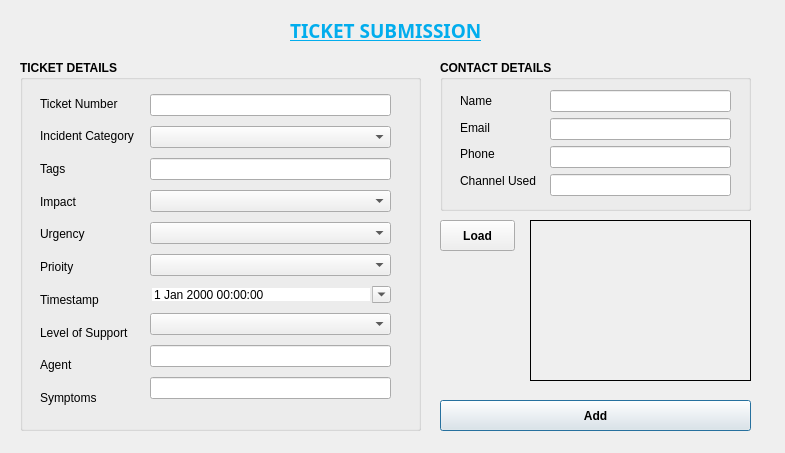
<?xml version="1.0" encoding="UTF-8"?>
<ui version="4.0">
 <class>addticketdialog</class>
 <widget class="QDialog" name="addticketdialog">
  <property name="geometry">
   <rect>
    <x>0</x>
    <y>0</y>
    <width>785</width>
    <height>453</height>
   </rect>
  </property>
  <property name="windowTitle">
   <string>Ticket Submission</string>
  </property>
  <property name="windowIcon">
   <iconset resource="images.qrc">
    <normaloff>:/new/res/images/BitTicketLogo.png</normaloff>:/new/res/images/BitTicketLogo.png</iconset>
  </property>
  <widget class="QGroupBox" name="groupBox_2">
   <property name="geometry">
    <rect>
     <x>440</x>
     <y>60</y>
     <width>311</width>
     <height>151</height>
    </rect>
   </property>
   <property name="font">
    <font>
     <weight>75</weight>
     <bold>true</bold>
    </font>
   </property>
   <property name="title">
    <string>CONTACT DETAILS</string>
   </property>
   <widget class="QWidget" name="layoutWidget_5">
    <property name="geometry">
     <rect>
      <x>20</x>
      <y>30</y>
      <width>78</width>
      <height>101</height>
     </rect>
    </property>
    <layout class="QVBoxLayout" name="verticalLayout_5">
     <item>
      <widget class="QLabel" name="lb_name_2">
       <property name="font">
        <font>
         <weight>50</weight>
         <bold>false</bold>
        </font>
       </property>
       <property name="text">
        <string>Name</string>
       </property>
      </widget>
     </item>
     <item>
      <widget class="QLabel" name="lb_email_2">
       <property name="font">
        <font>
         <weight>50</weight>
         <bold>false</bold>
        </font>
       </property>
       <property name="text">
        <string>Email</string>
       </property>
      </widget>
     </item>
     <item>
      <widget class="QLabel" name="lb_phone_2">
       <property name="font">
        <font>
         <weight>50</weight>
         <bold>false</bold>
        </font>
       </property>
       <property name="text">
        <string>Phone</string>
       </property>
      </widget>
     </item>
     <item>
      <widget class="QLabel" name="label_4">
       <property name="font">
        <font>
         <weight>50</weight>
         <bold>false</bold>
        </font>
       </property>
       <property name="text">
        <string>Channel Used</string>
       </property>
      </widget>
     </item>
    </layout>
   </widget>
   <widget class="QWidget" name="layoutWidget_6">
    <property name="geometry">
     <rect>
      <x>110</x>
      <y>30</y>
      <width>181</width>
      <height>108</height>
     </rect>
    </property>
    <layout class="QVBoxLayout" name="verticalLayout_6">
     <item>
      <widget class="QLineEdit" name="lineEdit_13">
       <property name="font">
        <font>
         <weight>50</weight>
         <bold>false</bold>
        </font>
       </property>
      </widget>
     </item>
     <item>
      <widget class="QLineEdit" name="lineEdit_14">
       <property name="font">
        <font>
         <weight>50</weight>
         <bold>false</bold>
        </font>
       </property>
      </widget>
     </item>
     <item>
      <widget class="QLineEdit" name="lineEdit_15">
       <property name="font">
        <font>
         <weight>50</weight>
         <bold>false</bold>
        </font>
       </property>
      </widget>
     </item>
     <item>
      <widget class="QLineEdit" name="txtRating_2">
       <property name="font">
        <font>
         <weight>50</weight>
         <bold>false</bold>
        </font>
       </property>
      </widget>
     </item>
    </layout>
   </widget>
  </widget>
  <widget class="QGroupBox" name="groupBox">
   <property name="geometry">
    <rect>
     <x>20</x>
     <y>60</y>
     <width>401</width>
     <height>371</height>
    </rect>
   </property>
   <property name="font">
    <font>
     <weight>75</weight>
     <bold>true</bold>
    </font>
   </property>
   <property name="title">
    <string>TICKET DETAILS</string>
   </property>
   <widget class="QWidget" name="layoutWidget_7">
    <property name="geometry">
     <rect>
      <x>20</x>
      <y>30</y>
      <width>105</width>
      <height>321</height>
     </rect>
    </property>
    <layout class="QVBoxLayout" name="verticalLayout_7">
     <item>
      <widget class="QLabel" name="lb_ticket_num_2">
       <property name="font">
        <font>
         <weight>50</weight>
         <bold>false</bold>
        </font>
       </property>
       <property name="text">
        <string>Ticket Number</string>
       </property>
      </widget>
     </item>
     <item>
      <widget class="QLabel" name="lb_incident_cat_2">
       <property name="font">
        <font>
         <weight>50</weight>
         <bold>false</bold>
        </font>
       </property>
       <property name="text">
        <string>Incident Category</string>
       </property>
      </widget>
     </item>
     <item>
      <widget class="QLabel" name="lb_tags_2">
       <property name="font">
        <font>
         <weight>50</weight>
         <bold>false</bold>
        </font>
       </property>
       <property name="text">
        <string>Tags</string>
       </property>
      </widget>
     </item>
     <item>
      <widget class="QLabel" name="lb_impact_2">
       <property name="font">
        <font>
         <weight>50</weight>
         <bold>false</bold>
        </font>
       </property>
       <property name="text">
        <string>Impact</string>
       </property>
      </widget>
     </item>
     <item>
      <widget class="QLabel" name="lb_urgency_2">
       <property name="font">
        <font>
         <weight>50</weight>
         <bold>false</bold>
        </font>
       </property>
       <property name="text">
        <string>Urgency</string>
       </property>
      </widget>
     </item>
     <item>
      <widget class="QLabel" name="lb_priority_2">
       <property name="font">
        <font>
         <weight>50</weight>
         <bold>false</bold>
        </font>
       </property>
       <property name="text">
        <string>Prioity</string>
       </property>
      </widget>
     </item>
     <item>
      <widget class="QLabel" name="lb_timestamp_2">
       <property name="font">
        <font>
         <weight>50</weight>
         <bold>false</bold>
        </font>
       </property>
       <property name="text">
        <string>Timestamp</string>
       </property>
      </widget>
     </item>
     <item>
      <widget class="QLabel" name="lb_level_support_2">
       <property name="font">
        <font>
         <weight>50</weight>
         <bold>false</bold>
        </font>
       </property>
       <property name="text">
        <string>Level of Support</string>
       </property>
      </widget>
     </item>
     <item>
      <widget class="QLabel" name="label_2">
       <property name="font">
        <font>
         <weight>50</weight>
         <bold>false</bold>
        </font>
       </property>
       <property name="text">
        <string>Agent</string>
       </property>
      </widget>
     </item>
     <item>
      <widget class="QLabel" name="lb_symptoms_3">
       <property name="font">
        <font>
         <weight>50</weight>
         <bold>false</bold>
        </font>
       </property>
       <property name="text">
        <string>Symptoms</string>
       </property>
      </widget>
     </item>
    </layout>
   </widget>
   <widget class="QWidget" name="layoutWidget_8">
    <property name="geometry">
     <rect>
      <x>130</x>
      <y>30</y>
      <width>241</width>
      <height>321</height>
     </rect>
    </property>
    <layout class="QVBoxLayout" name="verticalLayout_8">
     <item>
      <widget class="QLineEdit" name="lineEdit_2">
       <property name="font">
        <font>
         <weight>50</weight>
         <bold>false</bold>
        </font>
       </property>
      </widget>
     </item>
     <item>
      <widget class="QComboBox" name="comboBox_7">
       <property name="font">
        <font>
         <weight>50</weight>
         <bold>false</bold>
        </font>
       </property>
      </widget>
     </item>
     <item>
      <widget class="QLineEdit" name="lineEdittags">
       <property name="font">
        <font>
         <weight>50</weight>
         <bold>false</bold>
        </font>
       </property>
      </widget>
     </item>
     <item>
      <widget class="QComboBox" name="comboBox_9">
       <property name="font">
        <font>
         <weight>50</weight>
         <bold>false</bold>
        </font>
       </property>
      </widget>
     </item>
     <item>
      <widget class="QComboBox" name="comboBox_10">
       <property name="font">
        <font>
         <weight>50</weight>
         <bold>false</bold>
        </font>
       </property>
      </widget>
     </item>
     <item>
      <widget class="QComboBox" name="comboBox_11">
       <property name="font">
        <font>
         <weight>50</weight>
         <bold>false</bold>
        </font>
       </property>
      </widget>
     </item>
     <item>
      <widget class="QDateTimeEdit" name="dateTimeEdit_2">
       <property name="font">
        <font>
         <weight>50</weight>
         <bold>false</bold>
        </font>
       </property>
       <property name="wrapping">
        <bool>true</bool>
       </property>
       <property name="frame">
        <bool>false</bool>
       </property>
       <property name="calendarPopup">
        <bool>true</bool>
       </property>
      </widget>
     </item>
     <item>
      <widget class="QComboBox" name="comboBox_12">
       <property name="font">
        <font>
         <weight>50</weight>
         <bold>false</bold>
        </font>
       </property>
      </widget>
     </item>
     <item>
      <widget class="QLineEdit" name="lineEditAgent">
       <property name="font">
        <font>
         <weight>50</weight>
         <bold>false</bold>
        </font>
       </property>
      </widget>
     </item>
     <item>
      <widget class="QLineEdit" name="txtSymptoms1">
       <property name="font">
        <font>
         <weight>50</weight>
         <bold>false</bold>
        </font>
       </property>
      </widget>
     </item>
    </layout>
   </widget>
  </widget>
  <widget class="QLabel" name="label">
   <property name="geometry">
    <rect>
     <x>290</x>
     <y>20</y>
     <width>221</width>
     <height>21</height>
    </rect>
   </property>
   <property name="font">
    <font>
     <family>Uni Sans Heavy CAPS</family>
     <pointsize>14</pointsize>
     <weight>75</weight>
     <bold>true</bold>
     <underline>true</underline>
    </font>
   </property>
   <property name="styleSheet">
    <string notr="true">color: rgb(2, 173, 237);</string>
   </property>
   <property name="text">
    <string>TICKET SUBMISSION</string>
   </property>
  </widget>
  <widget class="QPushButton" name="pushButton">
   <property name="geometry">
    <rect>
     <x>440</x>
     <y>400</y>
     <width>311</width>
     <height>31</height>
    </rect>
   </property>
   <property name="font">
    <font>
     <weight>75</weight>
     <bold>true</bold>
    </font>
   </property>
   <property name="text">
    <string>Add</string>
   </property>
  </widget>
  <widget class="QLabel" name="label_3">
   <property name="geometry">
    <rect>
     <x>-90</x>
     <y>-50</y>
     <width>281</width>
     <height>211</height>
    </rect>
   </property>
   <property name="styleSheet">
    <string notr="true">image: url(:/new/res/images/BitTicketLogoback.png);</string>
   </property>
   <property name="text">
    <string/>
   </property>
  </widget>
  <widget class="QGroupBox" name="groupBox_3">
   <property name="geometry">
    <rect>
     <x>1590</x>
     <y>850</y>
     <width>311</width>
     <height>131</height>
    </rect>
   </property>
   <property name="font">
    <font>
     <weight>75</weight>
     <bold>true</bold>
    </font>
   </property>
   <property name="title">
    <string>TICKET STATUS</string>
   </property>
   <widget class="QComboBox" name="comboBox_TS">
    <property name="geometry">
     <rect>
      <x>100</x>
      <y>60</y>
      <width>201</width>
      <height>22</height>
     </rect>
    </property>
    <property name="font">
     <font>
      <weight>50</weight>
      <bold>false</bold>
     </font>
    </property>
   </widget>
   <widget class="QLineEdit" name="txtRating">
    <property name="geometry">
     <rect>
      <x>100</x>
      <y>30</y>
      <width>113</width>
      <height>20</height>
     </rect>
    </property>
   </widget>
   <widget class="QComboBox" name="comboBox_IS">
    <property name="geometry">
     <rect>
      <x>100</x>
      <y>90</y>
      <width>201</width>
      <height>22</height>
     </rect>
    </property>
    <property name="font">
     <font>
      <weight>50</weight>
      <bold>false</bold>
     </font>
    </property>
   </widget>
   <widget class="QLabel" name="lb_incident_cat_3">
    <property name="geometry">
     <rect>
      <x>10</x>
      <y>30</y>
      <width>51</width>
      <height>27</height>
     </rect>
    </property>
    <property name="text">
     <string>Rating</string>
    </property>
   </widget>
   <widget class="QLabel" name="lb_Ticket_Status">
    <property name="geometry">
     <rect>
      <x>10</x>
      <y>60</y>
      <width>71</width>
      <height>27</height>
     </rect>
    </property>
    <property name="text">
     <string>Ticket Status</string>
    </property>
   </widget>
   <widget class="QLabel" name="lb_Incident_Status">
    <property name="geometry">
     <rect>
      <x>10</x>
      <y>90</y>
      <width>81</width>
      <height>27</height>
     </rect>
    </property>
    <property name="text">
     <string>Incident Status</string>
    </property>
   </widget>
  </widget>
  <widget class="QPushButton" name="pushButton_2">
   <property name="geometry">
    <rect>
     <x>440</x>
     <y>220</y>
     <width>75</width>
     <height>31</height>
    </rect>
   </property>
   <property name="font">
    <font>
     <weight>75</weight>
     <bold>true</bold>
    </font>
   </property>
   <property name="text">
    <string>Load</string>
   </property>
  </widget>
  <widget class="QLabel" name="lblImage">
   <property name="geometry">
    <rect>
     <x>530</x>
     <y>220</y>
     <width>221</width>
     <height>161</height>
    </rect>
   </property>
   <property name="frameShape">
    <enum>QFrame::Panel</enum>
   </property>
   <property name="text">
    <string/>
   </property>
  </widget>
  <zorder>label_3</zorder>
  <zorder>groupBox_2</zorder>
  <zorder>groupBox</zorder>
  <zorder>label</zorder>
  <zorder>pushButton</zorder>
  <zorder>groupBox_3</zorder>
  <zorder>pushButton_2</zorder>
  <zorder>lblImage</zorder>
 </widget>
 <resources>
  <include location="images.qrc"/>
 </resources>
 <connections/>
</ui>
